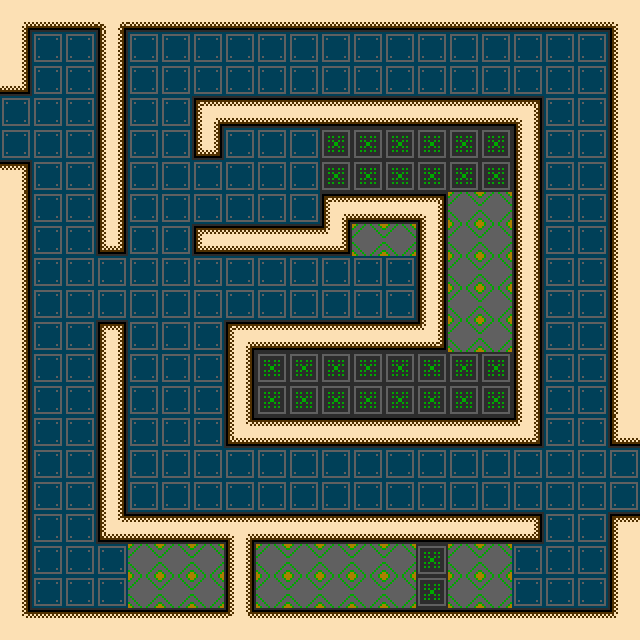

A 2D game scene composited from a Tiled map and its tileset images. What follows is a short description and the map's XML, with each tile layer's data collapsed to a summary:
An orthogonal 20x20 tile map with 32x32 px tiles, 3 tile layers (Background, Overlay, Collision) and 1 object (spawn).

<map version="1.0" orientation="orthogonal" width="20" height="20" tilewidth="32" tileheight="32">
 <tileset firstgid="1" name="tileset" tilewidth="32" tileheight="32">
  <image source="tileset.png" width="512" height="512" />
 </tileset>
 <layer name="Background" width="20" height="20">
  <data>[400 cells, 400 non-empty, 1 distinct tile ids]</data>
 </layer>
 <layer name="Overlay" width="20" height="20">
  <data>[400 cells, 0 non-empty, 0 distinct tile ids]</data>
 </layer>
 <objectgroup name="Objects" width="20" height="20">
  <object type="spawn" x="256" y="160" width="32" height="32" />
 </objectgroup>
 <layer name="Collision" width="20" height="20">
  <data>[400 cells, 215 non-empty, 27 distinct tile ids]</data>
 </layer>
</map>
